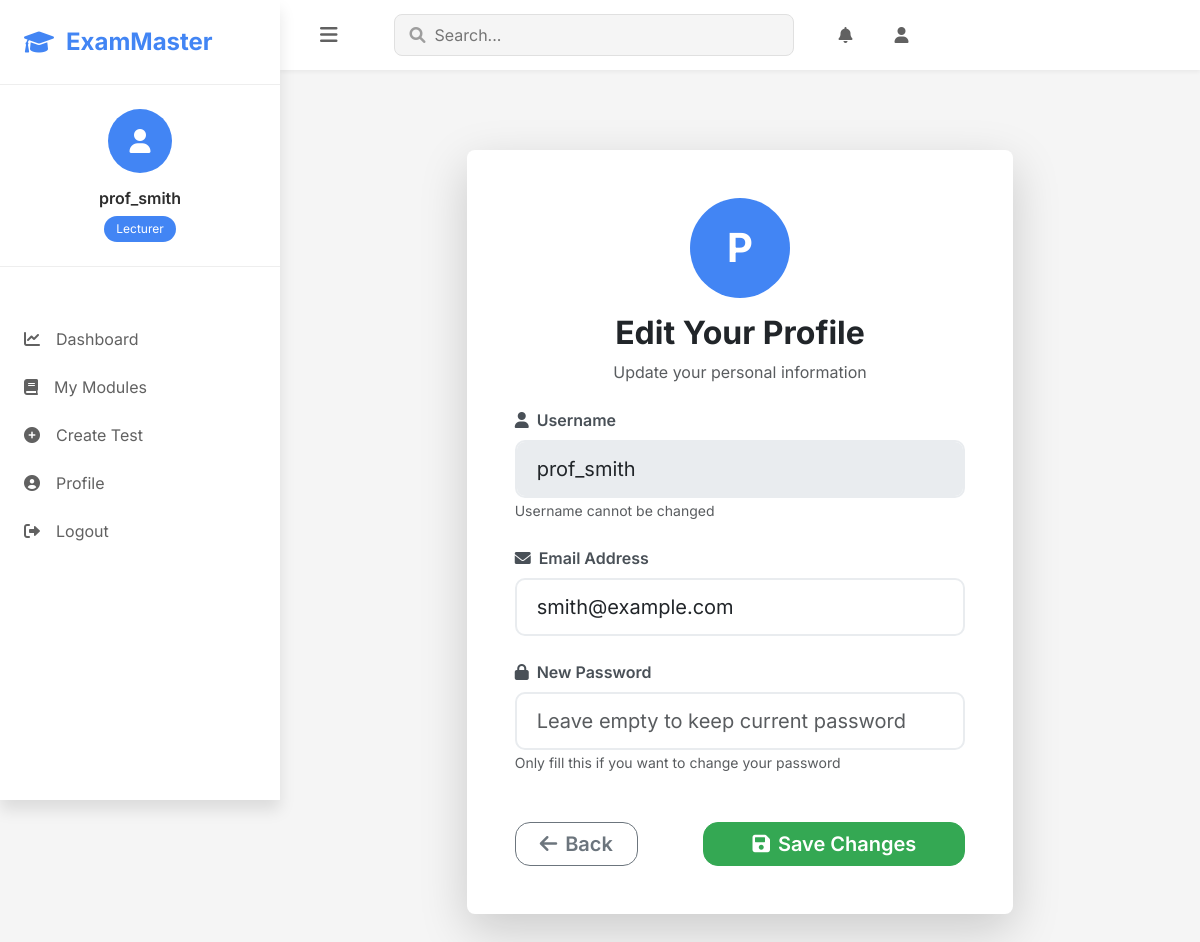
/profile/edit (signed in), run on the app's committed database.
### models.py (models this page shows, shortened)
class User(UserMixin, db.Model):
    id = db.Column(db.Integer, primary_key=True)
    username = db.Column(db.String(64), unique=True, nullable=False)
    email = db.Column(db.String(120), unique=True, nullable=False)
    password_hash = db.Column(db.String(256), nullable=False)
    role = db.Column(db.String(20), nullable=False)  # 'student', 'lecturer', or 'admin'
    date_registered = db.Column(db.DateTime, default=datetime.utcnow)
    face_encodings = db.Column(db.Text, nullable=True)  # store face encoding data as JSON
    created_tests = db.relationship('Test', backref='author', lazy=True,
                                   foreign_keys='Test.lecturer_id')
    test_attempts = db.relationship('TestAttempt', backref='student', lazy=True)
    taught_modules = db.relationship('Module', backref='lecturer', lazy=True)
    enrolled_modules = db.relationship('Module',
                                      secondary=student_module,
                                      backref=db.backref('enrolled_students', lazy='dynamic'),
                                      lazy='dynamic')
    def is_lecturer(self):
        return self.role == 'lecturer'
    def is_student(self):
        return self.role == 'student'
    def is_admin(self):
        print(f"Checking if user {self.username} is admin. Role: {self.role}")
        result = self.role == 'admin'
        print(f"is_admin result: {result}")
        return result

### routes.py (the view, shortened to what this page needs)
@app.route('/profile/edit', methods=['GET', 'POST'])
@login_required
def edit_profile():
    try:
        return render_template('edit_profile.html', user=current_user)
    except Exception as e:
        db.session.rollback()  # Rollback any changes if there's an error
        flash(f'An error occurred while updating your profile: {str(e)}', 'danger')
        return render_template('edit_profile.html', user=current_user)

### models.py (called while the page is built)
@login_manager.user_loader
def load_user(user_id):
    return User.query.get(int(user_id))

### templates/edit_profile.html (shortened to what this page needs)
{% extends 'base.html' %}
{% block content %}
<div class="container py-5">
    <div class="row justify-content-center">
        <div class="col-lg-8">
            <div class="card border-0 shadow-lg rounded-3">
                <div class="card-body p-5">
                    <div class="text-center mb-4">
                        <div class="profile-avatar mb-3">
                            {{ user.username[0].upper() }}
                        </div>
                        <h2 class="fw-bold">Edit Your Profile</h2>
                        <p class="text-muted">Update your personal information</p>
                    </div>
                    <form method="POST" class="profile-form">
                        <div class="mb-4">
                            <label class="form-label">
                                <i class="fas fa-user me-2"></i>Username
                            </label>
                            <input type="text" class="form-control form-control-lg" value="{{ user.username }}" disabled>
                            <small class="text-muted">Username cannot be changed</small>
                        </div>
                        <div class="mb-4">
                            <label for="email" class="form-label">
                                <i class="fas fa-envelope me-2"></i>Email Address
                            </label>
                            <input type="email" class="form-control form-control-lg" id="email" name="email" value="{{ user.email }}" required>
                        </div>
                        <div class="mb-4">
                            <label for="password" class="form-label">
                                <i class="fas fa-lock me-2"></i>New Password
                            </label>
                            <input type="password" class="form-control form-control-lg" id="password" name="password" placeholder="Leave empty to keep current password">
                            <small class="text-muted">Only fill this if you want to change your password</small>
                        </div>
                        <div class="d-flex justify-content-between align-items-center mt-5">
                            <a href="{{ url_for('profile') }}" class="btn btn-outline-secondary btn-lg px-4">
                                <i class="fas fa-arrow-left me-2"></i>Back
                            </a>
                            <button type="submit" class="btn btn-success btn-lg px-5">
                                <i class="fas fa-save me-2"></i>Save Changes
                            </button>
                        </div>
                    </form>
                </div>
            </div>
        </div>
    </div>
</div>
{% endblock %}

### templates/base.html (shortened to what this page needs)
<!DOCTYPE html>
<html lang="en">
<head>
    <link href="https://cdn.jsdelivr.net/npm/bootstrap@5.3.0-alpha1/dist/css/bootstrap.min.css" rel="stylesheet">
    <link rel="stylesheet" href="https://cdnjs.cloudflare.com/ajax/libs/font-awesome/6.0.0/css/all.min.css">
    <link rel="stylesheet" href="https://cdn.jsdelivr.net/npm/bootstrap-icons@1.11.3/font/bootstrap-icons.min.css">
    <link rel="stylesheet" href="{{ url_for('static', filename='css/style.css', v='1.0.1') }}">
    <script src="https://cdn.jsdelivr.net/npm/chart.js"></script> </head>
<body class="modern-theme">
    <nav class="sidebar" id="sidebar">
        <div class="sidebar-header">
            <a class="brand" href="{{ url_for('index') }}">
                <i class="fas fa-graduation-cap"></i>
                <span>ExamMaster</span>
            </a>
        </div>
        {% if current_user.is_authenticated %}
        <div class="user-profile">
            <div class="avatar">
                <i class="fas fa-user"></i>
            </div>
            <div class="user-info">
                <h6>{{ current_user.username }}</h6>
                <span class="role-badge">{{ current_user.role.capitalize() }}</span>
            </div>
        </div>
        <ul class="nav-links">
            {% if current_user.is_admin() %}
                <li><a href="{{ url_for('admin_dashboard') }}"><i class="fas fa-chart-line"></i>Dashboard</a></li>
                <li><a href="{{ url_for('admin_manage_users') }}"><i class="fas fa-users"></i>Users</a></li>
                <li><a href="{{ url_for('admin_manage_modules') }}"><i class="fas fa-book"></i>Modules</a></li>
            {% elif current_user.is_lecturer() %}
                <li><a href="{{ url_for('lecturer_dashboard') }}"><i class="fas fa-chart-line"></i>Dashboard</a></li>
                <li><a href="{{ url_for('manage_modules') }}"><i class="fas fa-book"></i>My Modules</a></li>
                <li><a href="{{ url_for('create_test') }}"><i class="fas fa-plus-circle"></i>Create Test</a></li>
            {% endif %}
            <li><a href="{{ url_for('profile') }}"><i class="fas fa-user-circle"></i>Profile</a></li>
            <li><a href="{{ url_for('logout') }}"><i class="fas fa-sign-out-alt"></i>Logout</a></li>
        </ul>
        {% endif %}
    </nav>
    <div class="main-content">
        <header class="top-bar">
            <button id="sidebar-toggle" class="menu-toggle">
                <i class="fas fa-bars"></i>
            </button>
            <div class="search-bar">
                <i class="fas fa-search"></i>
                <input type="text" placeholder="Search...">
            </div>
            {% if current_user.is_authenticated %}
            <div class="top-bar-actions">
                <a href="#" class="action-btn"><i class="fas fa-bell"></i></a>
                <a href="{{ url_for('profile') }}" class="action-btn"><i class="fas fa-user"></i></a>
            </div>
            {% endif %}
        </header>
        <main class="content-wrapper">
            {% block content %}{% endblock %}
        </main>
    </div>
</body>
</html>

### data on the page
User: username "prof_smith", role "Lecturer", username "P", email "smith@example.com"
